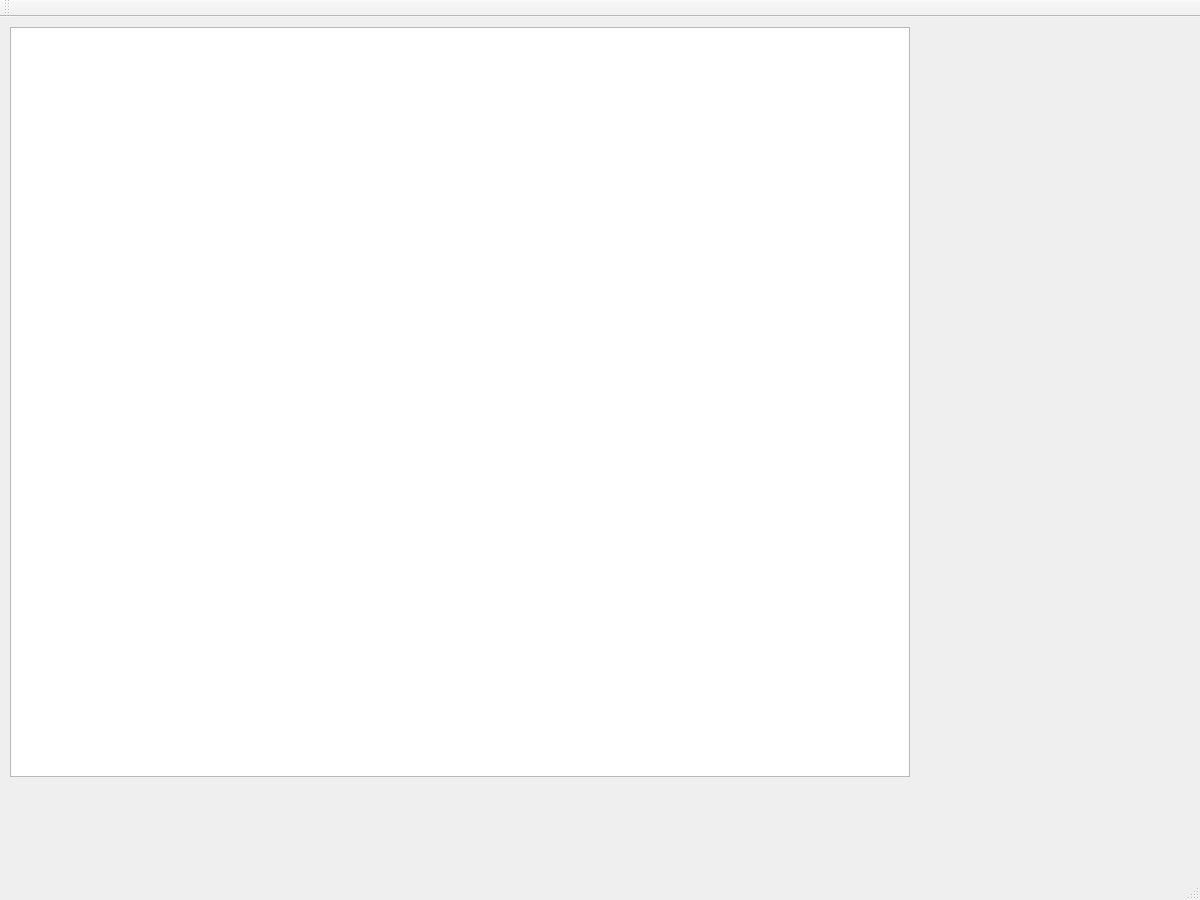
<?xml version="1.0" encoding="UTF-8"?>
<ui version="4.0">
 <class>MainWindow</class>
 <widget class="QMainWindow" name="MainWindow">
  <property name="geometry">
   <rect>
    <x>0</x>
    <y>0</y>
    <width>1200</width>
    <height>900</height>
   </rect>
  </property>
  <property name="windowTitle">
   <string>MainWindow</string>
  </property>
  <widget class="QWidget" name="centralWidget">
   <widget class="QGraphicsView" name="paintarea">
    <property name="geometry">
     <rect>
      <x>10</x>
      <y>10</y>
      <width>900</width>
      <height>750</height>
     </rect>
    </property>
    <property name="sizePolicy">
     <sizepolicy hsizetype="Maximum" vsizetype="Maximum">
      <horstretch>0</horstretch>
      <verstretch>0</verstretch>
     </sizepolicy>
    </property>
   </widget>
  </widget>
  <widget class="QMenuBar" name="menuBar">
   <property name="geometry">
    <rect>
     <x>0</x>
     <y>0</y>
     <width>1200</width>
     <height>21</height>
    </rect>
   </property>
  </widget>
  <widget class="QToolBar" name="mainToolBar">
   <attribute name="toolBarArea">
    <enum>TopToolBarArea</enum>
   </attribute>
   <attribute name="toolBarBreak">
    <bool>false</bool>
   </attribute>
  </widget>
  <widget class="QStatusBar" name="statusBar"/>
 </widget>
 <layoutdefault spacing="6" margin="11"/>
 <resources/>
 <connections/>
</ui>
